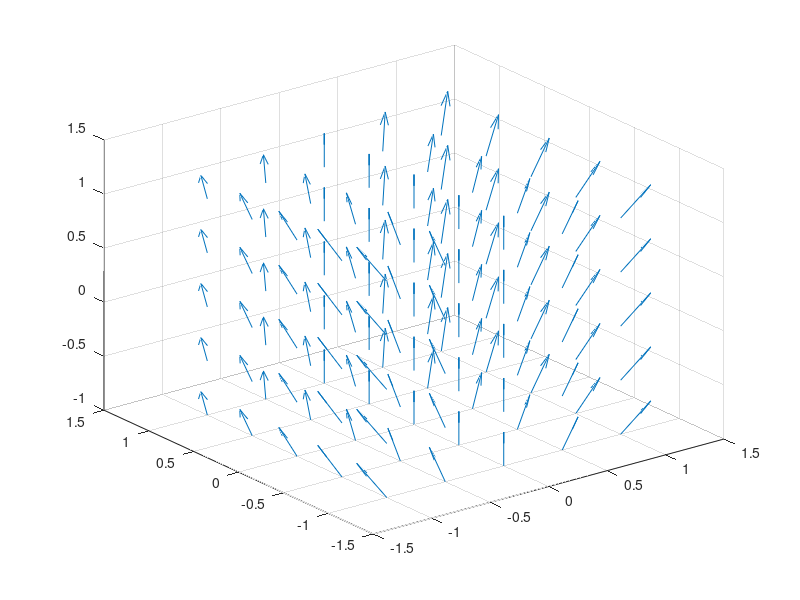

This figure's MATLAB source:
clc, clear, close all;

x = linspace(-1, 1, 5);
y = linspace(-1, 1, 5);
z = linspace(-1, 1, 5);

[x, y, z] = meshgrid(x, y, z);

iComp = x;
jComp = y .* sin(x);
zComp = 2 * ones(size(x)); % coz, the other values are 10x10x10

quiver3(x, y, z, iComp, jComp, zComp) % or, for 2D, use "quiver"
